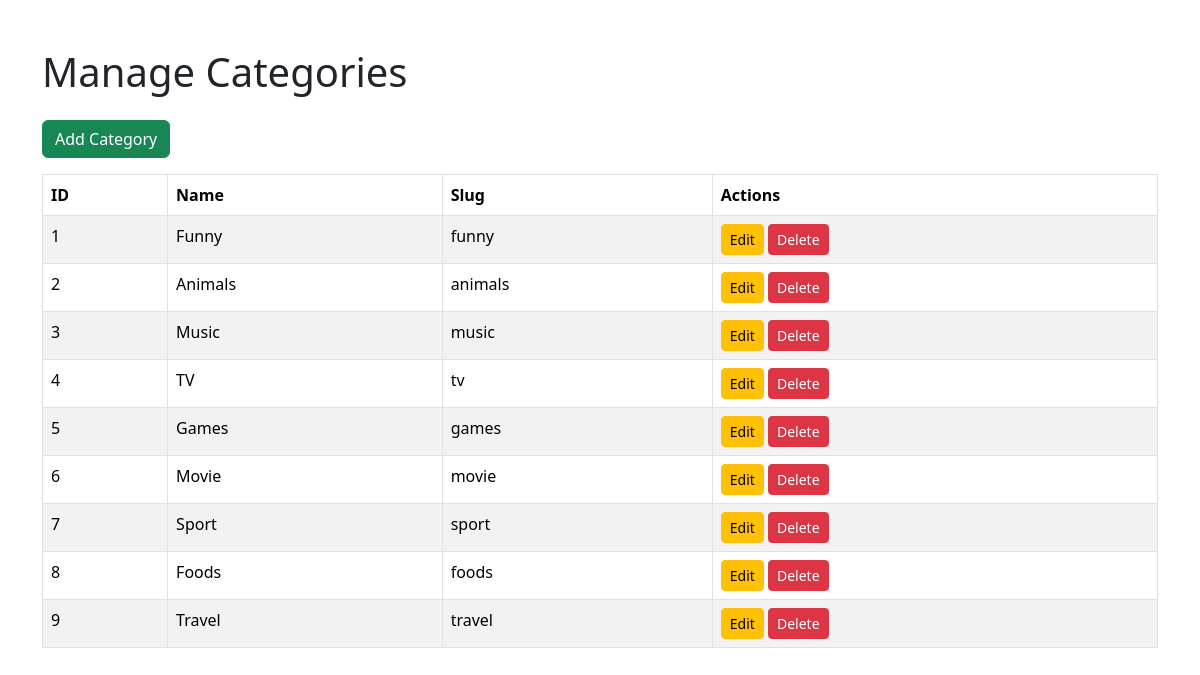
Screenshot of /admin/categories.php (signed in) with the database file from the repository.
### tables this page shows
CREATE TABLE `categories` (
  `id` int(11) NOT NULL,
  `name` varchar(50) NOT NULL,
  `slug` varchar(50) NOT NULL
);

### admin/categories.php (the view, shortened to what this page needs)
<?php
require_once 'includes/admin_check.php';
$categories = $conn->query(
"SELECT *
FROM categories
ORDER BY id ASC"
);
?>
<!DOCTYPE html>
<html lang="en">
<head>
<link
href="https://cdn.jsdelivr.net/npm/bootstrap@5.3.3/dist/css/bootstrap.min.css"
rel="stylesheet">
</head>
<body>
<div class="container mt-5">
<h1 class="mb-4">
Manage Categories
</h1>
<button
class="btn btn-success mb-3"
data-bs-toggle="modal"
data-bs-target="#addCategoryModal">
Add Category
</button>
<table class="table table-bordered table-striped">
<thead>
<tr>
<th>ID</th>
<th>Name</th>
<th>Slug</th>
<th>Actions</th>
</tr>
</thead>
<tbody>
<?php while($category = $categories->fetch_assoc()): ?>
<tr>
<td><?= $category['id'] ?></td>
<td>
<?= htmlspecialchars($category['name']) ?>
</td>
<td>
<?= htmlspecialchars($category['slug']) ?>
</td>
<td>
<button
class="btn btn-warning btn-sm edit-category"
data-id="<?= $category['id'] ?>"
data-name="<?= htmlspecialchars($category['name']) ?>"
data-slug="<?= htmlspecialchars($category['slug']) ?>">
Edit
</button>
<button
class="btn btn-danger btn-sm delete-category"
data-id="<?= $category['id'] ?>">
Delete
</button>
</td>
</tr>
<?php endwhile; ?>
</tbody>
</table>
</div>
</body>
</html>

### rows the page displays
categories: id "1", name "Funny", slug "funny"
categories: id "2", name "Animals", slug "animals"
categories: id "3", name "Music", slug "music"
categories: id "4", name "TV", slug "tv"
categories: id "5", name "Games", slug "games"
categories: id "6", name "Movie", slug "movie"
categories: id "7", name "Sport", slug "sport"
categories: id "8", name "Foods", slug "foods"
categories: id "9", name "Travel", slug "travel"
